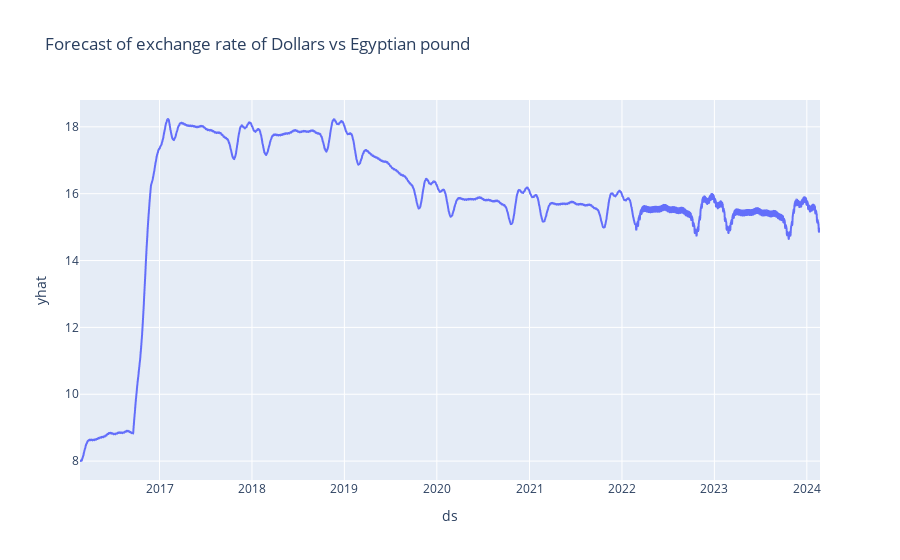

Write notebook code for a chart like this one.
### Code cell
fig2 = px.line(dollars_forecast, x="ds", y="yhat", title='Forecast of exchange rate of Dollars vs Egyptian pound')
fig2.show()

### Figure 1 — Plotly figure (JSON) as saved in the notebook; plotly's stock layout.template omitted (floating-point values rounded to 4 significant figures; data arrays with more than 128 entries replaced by an {"elided": "..."} marker saying what was removed)
{"data": [{"hovertemplate": "ds=%{x}<br>yhat=%{y}<extra></extra>", "legendgroup": "", "line": {"color": "#636efa", "dash": "solid"}, "marker": {"symbol": "circle"}, "mode": "lines", "name": "", "showlegend": false, "type": "scattergl", "x": {"elided": "2294 str values"}, "xaxis": "x", "y": {"elided": "2294 float values"}, "yaxis": "y"}], "layout": {"legend": {"tracegroupgap": 0}, "title": {"text": "Forecast of exchange rate of Dollars vs Egyptian pound"}, "xaxis": {"anchor": "y", "domain": [0, 1], "title": {"text": "ds"}}, "yaxis": {"anchor": "x", "domain": [0, 1], "title": {"text": "yhat"}}}}
